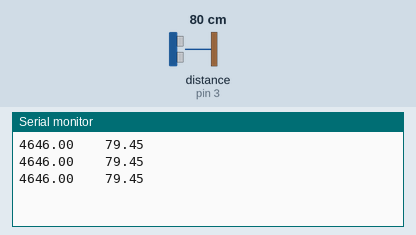
Simulated run of this sketch. Board: Arduino Uno, built with avr-gcc and run on an emulated ATmega328P. Parts: the last lines printed to the serial monitor. Wiring (inferred from the names in the program): ultrasonic range finder: trigger pin 2; echo pin 3. The test bench sets the inputs (shaded band); at power-on: distance to the obstacle (sensor on pin 3) 80 cm. The echo pulse lasts 58.3 µs per cm.

Above: at 1.3 s.
1.4 s: distance to the obstacle (sensor on pin 3) set to 2 cm
At 1.9 s:
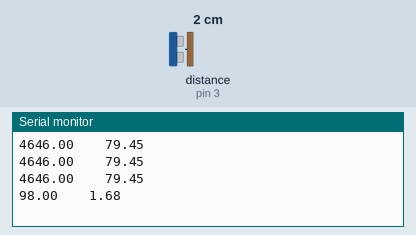
2.9 s: distance to the obstacle (sensor on pin 3) set to 4 cm
At 3.4 s:
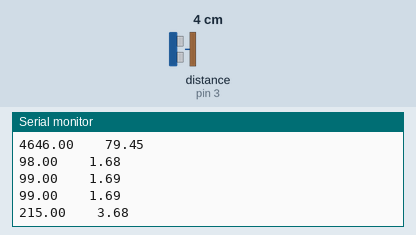
Timing chart, 0 to 5.9 s (numbered marks = the images above; inputs shaded):
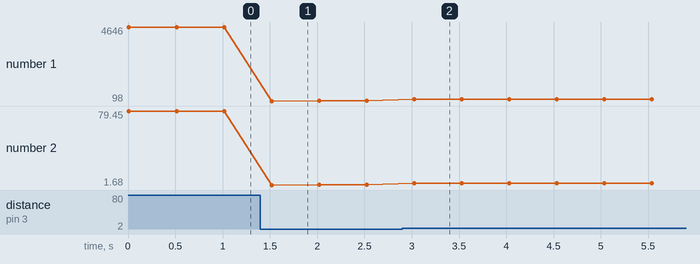

The sketch:

Distanse_measurement.ino
```cpp
#define trig 2
#define echo 3
float distance, time;

void setup()
{
  Serial.begin(9600);
  pinMode(trig, OUTPUT);
  pinMode(echo, INPUT);
}

void loop()
{
  digitalWrite(trig,1);
  delay(1);
  digitalWrite(trig,0);
  time = pulseIn(echo,1);
  distance = time / 58.4775;
  //distance = (time / 2) * 0.0342;
  Serial.println((String)time + "\t\t" + (String)distance);
  delay(500);
}
```

Measured:
- after the input at 1.4 s, the serial monitor: prints a new line after 0.12 s (image 1)
- after the input at 2.9 s, the serial monitor: prints a new line after 0.13 s (image 2)
- plotted number 1: 4646 → 99 after the input at 1.4 s, 99 → 215 after the input at 2.9 s
- plotted number 2: 79.45 → 1.69 after the input at 1.4 s, 1.69 → 3.68 after the input at 2.9 s
